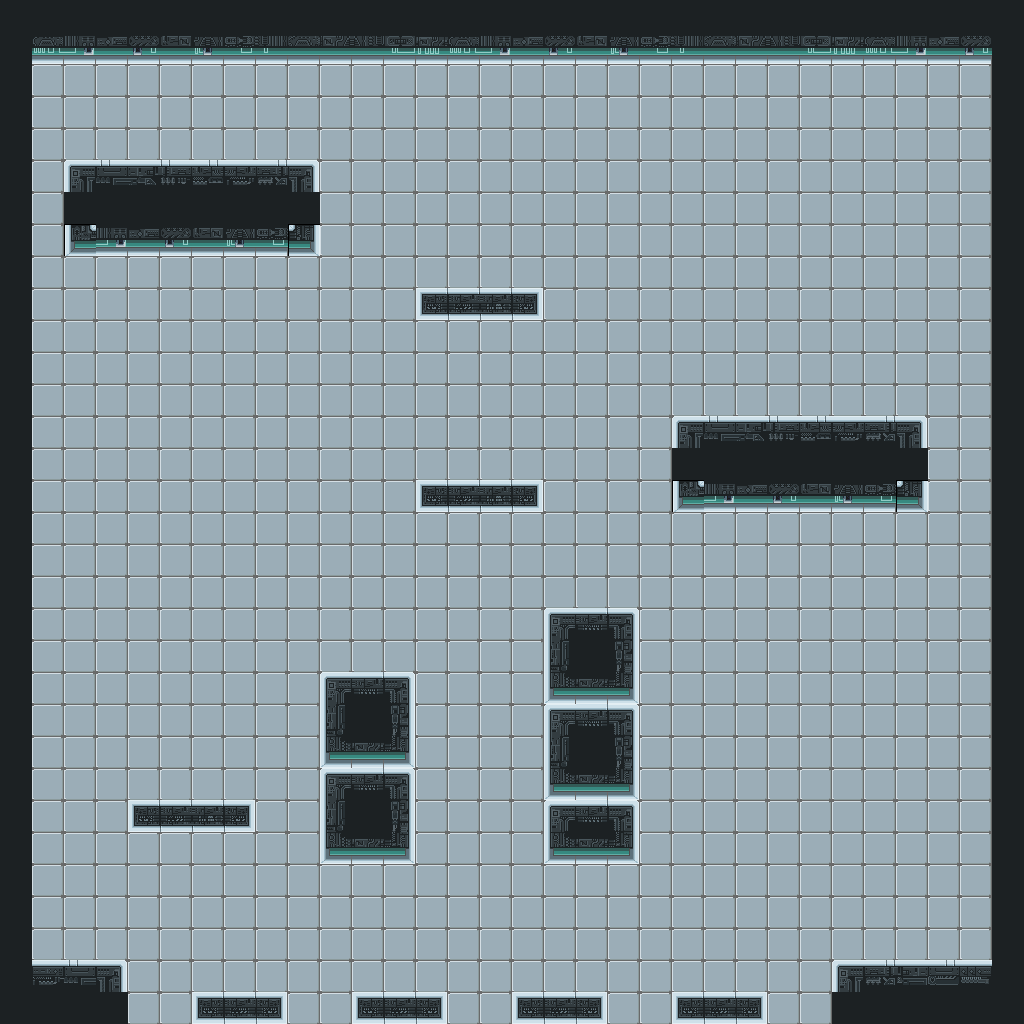

Tiled map render using the project's own tile images. Description and the whole map definition, tile-layer contents included, below:
An orthogonal 32x32 tile map with 32x32 px tiles, 1 tile layer (Tile Layer 1) and 23 objects (16x Platform, 3x CoinMin, 2x CoinPlus, StartingPoint, FinishPoint).

<map version="1.8" tiledversion="1.8.4" orientation="orthogonal" renderorder="right-down" width="32" height="32" tilewidth="32" tileheight="32" infinite="0" nextlayerid="4" nextobjectid="41">
 <tileset firstgid="1" name="Lab" tilewidth="32" tileheight="32" tilecount="540" columns="30">
  <image source="lab.png" width="960" height="576" />
 </tileset>
 <layer id="1" name="Tile Layer 1" width="32" height="32">
  <data encoding="csv">
94,94,94,94,94,94,94,94,94,94,94,94,94,94,94,94,94,94,94,94,94,94,94,94,94,94,94,94,94,94,94,94,
94,211,212,213,214,215,216,217,218,219,220,221,222,223,211,212,213,214,215,216,217,218,219,220,221,222,223,211,212,213,214,94,
94,466,466,466,466,466,466,466,466,466,466,466,466,466,466,466,466,466,466,466,466,466,466,466,466,466,466,466,466,466,466,94,
94,466,466,466,466,466,466,466,466,466,466,466,466,466,466,466,466,466,466,466,466,466,466,466,466,466,466,466,466,466,466,94,
94,466,466,466,466,466,466,466,466,466,466,466,466,466,466,466,466,466,466,466,466,466,466,466,466,466,466,466,466,466,466,94,
94,466,348,332,333,334,335,336,337,346,466,466,466,466,466,466,466,466,466,466,466,466,466,466,466,466,466,466,466,466,466,94,
94,466,94,94,94,94,94,94,94,94,466,466,466,466,466,466,466,466,466,466,466,466,466,466,466,466,466,466,466,466,466,94,
94,466,158,212,213,214,215,216,217,164,466,466,466,466,466,466,466,466,466,466,466,466,466,466,466,466,466,466,466,466,466,94,
94,466,466,466,466,466,466,466,466,466,466,466,466,466,466,466,466,466,466,466,466,466,466,466,466,466,466,466,466,466,466,94,
94,466,466,466,466,466,466,466,466,466,466,466,466,471,472,473,474,466,466,466,466,466,466,466,466,466,466,466,466,466,466,94,
94,466,466,466,466,466,466,466,466,466,466,466,466,466,466,466,466,466,466,466,466,466,466,466,466,466,466,466,466,466,466,94,
94,466,466,466,466,466,466,466,466,466,466,466,466,466,466,466,466,466,466,466,466,466,466,466,466,466,466,466,466,466,466,94,
94,466,466,466,466,466,466,466,466,466,466,466,466,466,466,466,466,466,466,466,466,466,466,466,466,466,466,466,466,466,466,94,
94,466,466,466,466,466,466,466,466,466,466,466,466,466,466,466,466,466,466,466,466,348,332,333,334,335,336,337,346,466,466,94,
94,466,466,466,466,466,466,466,466,466,466,466,466,466,466,466,466,466,466,466,466,94,94,94,94,94,94,94,94,466,466,94,
94,466,466,466,466,466,466,466,466,466,466,466,466,471,472,473,474,466,466,466,466,158,212,213,214,215,216,217,164,466,466,94,
94,466,466,466,466,466,466,466,466,466,466,466,466,466,466,466,466,466,466,466,466,466,466,466,466,466,466,466,466,466,466,94,
94,466,466,466,466,466,466,466,466,466,466,466,466,467,467,467,467,466,466,466,466,466,466,466,466,466,466,466,466,466,466,94,
94,466,466,466,466,466,466,466,466,466,466,466,466,466,466,466,466,466,466,466,466,466,466,466,466,466,466,466,466,466,466,94,
94,466,466,466,466,466,466,466,466,466,466,466,466,466,466,466,466,63,64,65,466,466,466,466,466,466,466,466,466,466,466,94,
94,466,466,466,466,466,466,466,466,466,466,466,466,466,466,466,466,93,94,95,466,466,466,466,466,466,466,466,466,466,466,94,
94,466,466,466,466,466,466,466,466,466,63,64,65,466,466,466,466,123,124,125,466,466,466,466,466,466,466,466,466,466,466,94,
94,466,466,466,466,466,466,466,466,466,93,94,95,466,466,466,466,63,64,65,466,466,466,466,466,466,466,466,466,466,466,94,
94,466,466,466,466,466,466,466,466,466,123,124,125,466,466,466,466,93,94,95,466,466,466,466,466,466,466,466,466,466,466,94,
94,466,466,466,466,466,466,466,466,466,63,64,65,466,466,466,466,123,124,125,466,466,466,466,466,466,466,466,466,466,466,94,
94,466,466,466,471,472,473,474,466,466,93,94,95,466,466,466,466,63,64,65,466,466,466,466,466,466,466,466,466,466,466,94,
94,466,466,466,466,466,466,466,466,466,123,124,125,466,466,466,466,123,124,125,466,466,466,466,466,466,466,466,466,466,466,94,
94,466,466,466,466,466,466,466,466,466,466,466,466,466,466,466,467,467,467,467,467,466,466,466,466,466,466,466,466,466,466,94,
94,466,466,466,466,466,466,466,466,466,466,466,466,466,466,466,466,466,466,466,466,466,466,466,466,466,466,466,466,466,466,94,
94,466,466,466,466,466,466,466,466,466,466,466,466,466,466,466,466,466,466,466,466,466,466,466,466,466,466,466,466,466,466,94,
94,331,332,346,467,467,467,467,467,467,467,467,467,467,467,467,467,467,467,467,467,467,467,467,467,467,348,337,338,339,340,94,
94,94,94,94,467,467,471,472,474,468,467,471,472,474,467,467,471,472,474,467,467,471,472,474,467,467,94,94,94,94,94,94
</data>
 </layer>
 <objectgroup id="3" name="Object Layer 1">
  <object id="3" type="Platform" x="-9.03342" y="0" width="1024" height="64" />
  <object id="4" type="Platform" x="-9.03342" y="64" width="32" height="960" />
  <object id="11" type="Platform" x="982.967" y="64" width="32" height="896" />
  <object id="20" type="Platform" x="54.9666" y="160" width="256" height="96" />
  <object id="21" type="Platform" x="406.967" y="288" width="128" height="32" />
  <object id="22" type="Platform" x="662.967" y="416" width="256" height="96" />
  <object id="23" type="Platform" x="310.967" y="672" width="96" height="192" />
  <object id="24" type="Platform" x="534.967" y="608" width="96" height="256" />
  <object id="25" type="Platform" x="128" y="800" width="128" height="32" />
  <object id="26" type="Platform" x="22.9666" y="960" width="96" height="64" />
  <object id="27" type="Platform" x="182.967" y="992" width="96" height="32" />
  <object id="28" type="Platform" x="342.967" y="992" width="96" height="32" />
  <object id="29" type="Platform" x="502.967" y="992" width="96" height="32" />
  <object id="30" type="Platform" x="662.967" y="992" width="96" height="32" />
  <object id="31" type="Platform" x="822.967" y="960" width="192" height="64" />
  <object id="32" type="StartingPoint" x="32" y="864" width="96" height="96" />
  <object id="34" type="FinishPoint" x="64" y="64" width="96" height="96" />
  <object id="35" type="Platform" x="416" y="480" width="128" height="32" />
  <object id="36" type="CoinMin" x="384" y="960" width="32" height="32" />
  <object id="37" type="CoinMin" x="480" y="736" width="32" height="32" />
  <object id="38" type="CoinPlus" x="896" y="896" width="32" height="32" />
  <object id="39" type="CoinPlus" x="800" y="384" width="32" height="32" />
  <object id="40" type="CoinMin" x="448" y="256" width="32" height="32" />
 </objectgroup>
</map>
